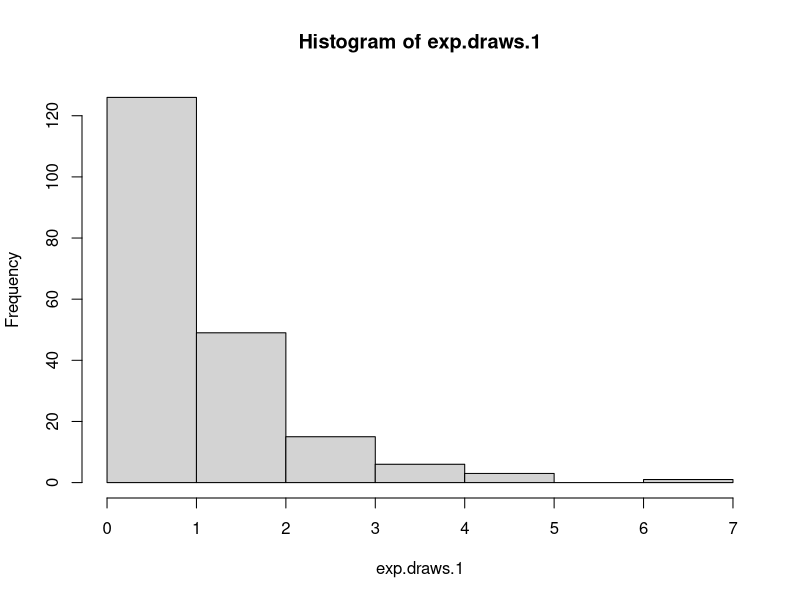
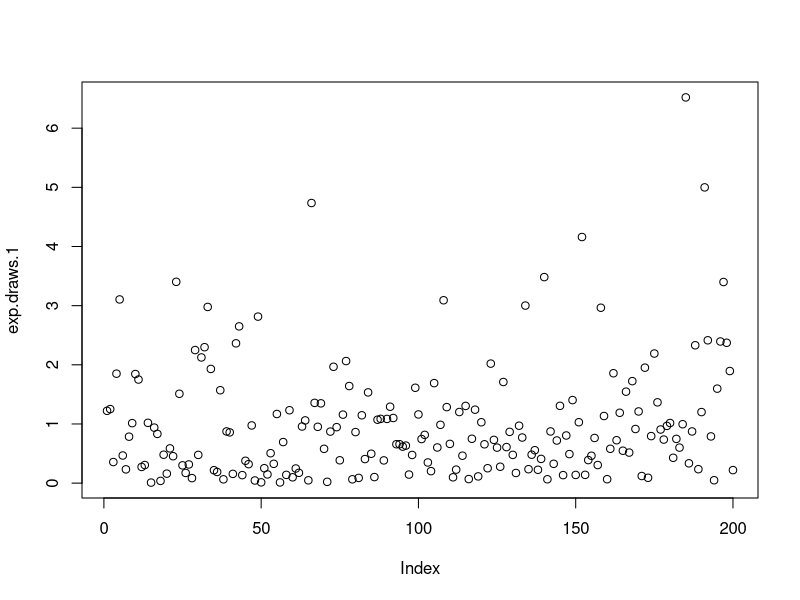
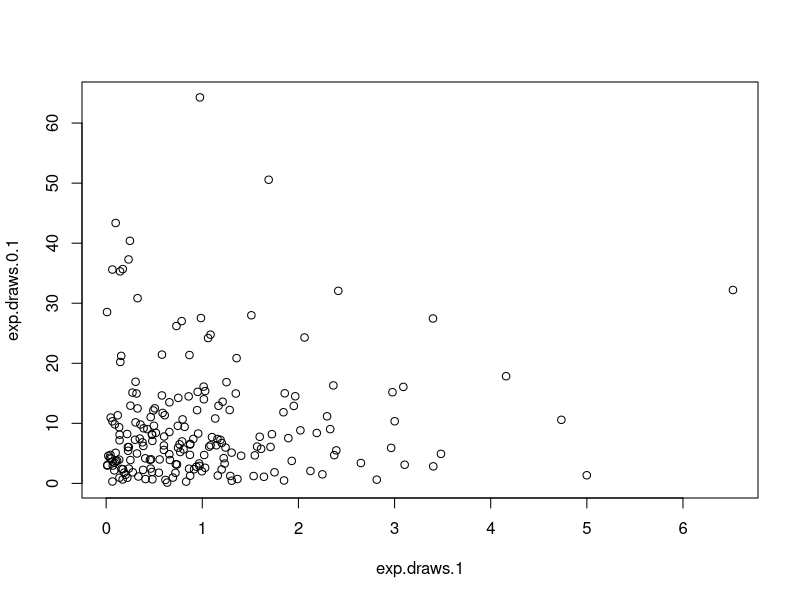
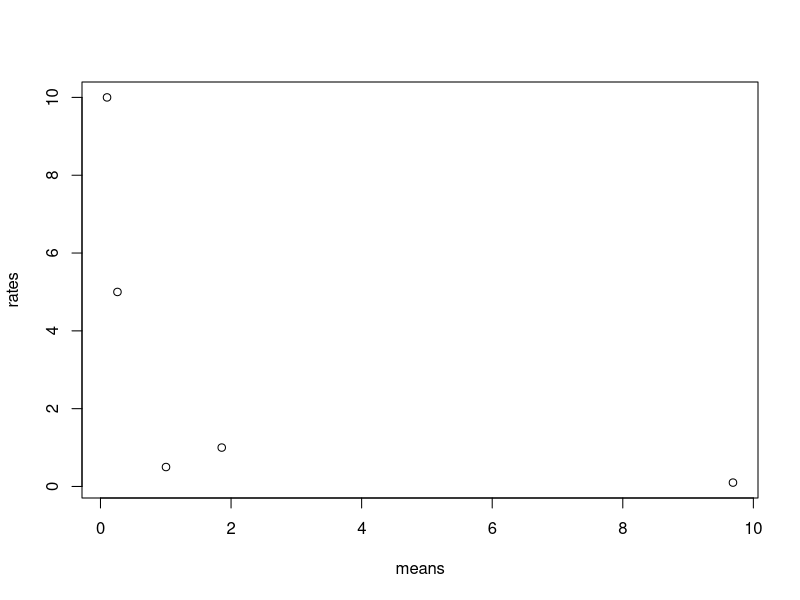
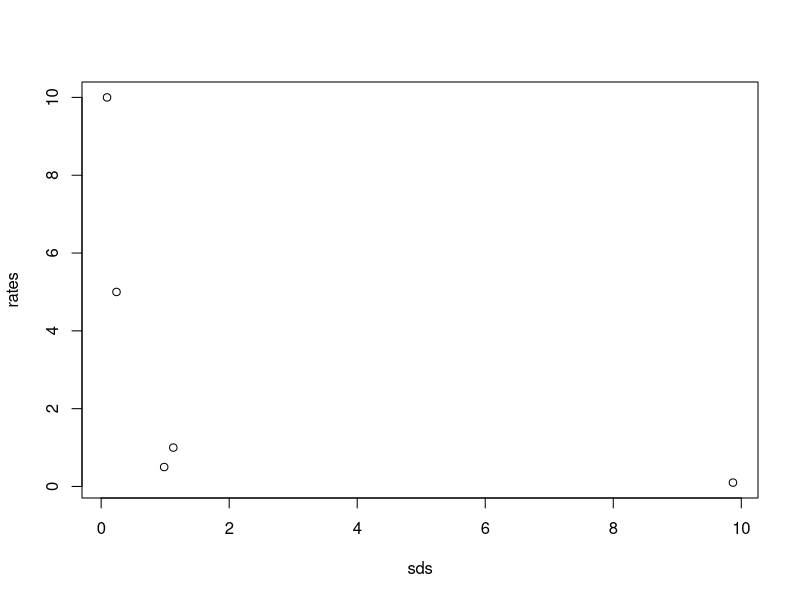
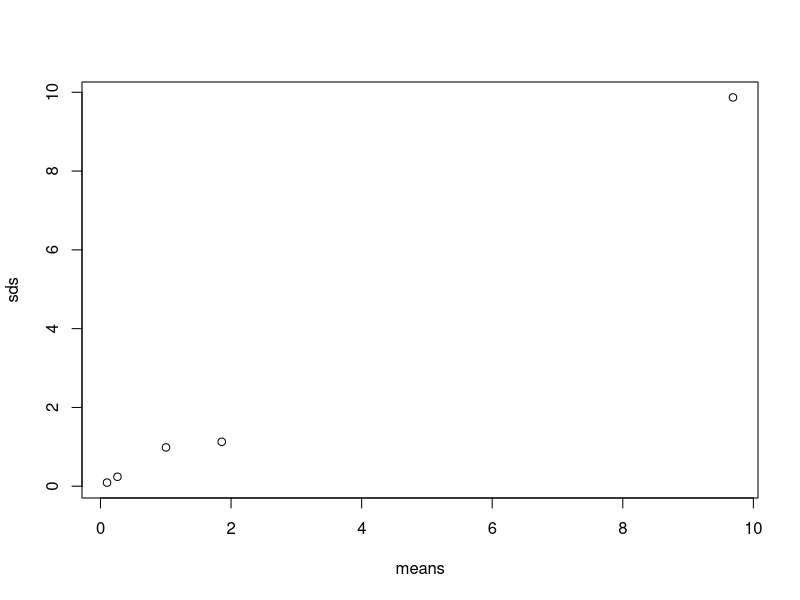
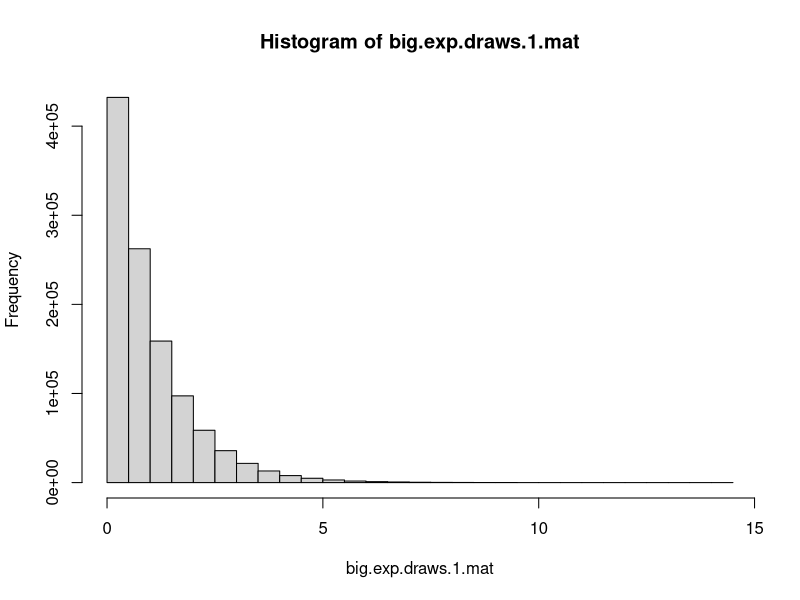

These figures' R source, in order:
## ---- chunk 1
exp.draws.1 = rexp(n=200)
mean(exp.draws.1)
sd(exp.draws.1)
## ---- chunk 2
exp.draws.0.1 = rexp(n=200, rate=0.1)
mean(exp.draws.0.1)
sd(exp.draws.0.1)
## ---- chunk 3
exp.draws.0.5 = rexp(n=10, rate=0.5)
mean(exp.draws.0.5)
sd(exp.draws.0.5)
## ---- chunk 4
exp.draws.5 = rexp(n=10, rate=5)
mean(exp.draws.5)
sd(exp.draws.5)
## ---- chunk 5
exp.draws.10 = rexp(n=10, rate=10)
mean(exp.draws.10)
sd(exp.draws.10)
## ---- chunk 6
hist(exp.draws.1)
## ---- chunk 7
plot(exp.draws.1)
## ---- chunk 8
plot(exp.draws.1, exp.draws.0.1)
## ---- chunk 9
means = c(mean(exp.draws.0.1), mean(exp.draws.0.5), mean(exp.draws.1), mean(exp.draws.5), mean(exp.draws.10))
rates = c(0.1, 1, 0.5, 5, 10)
sds = c(sd(exp.draws.0.1), sd(exp.draws.0.5), sd(exp.draws.1), sd(exp.draws.5), sd(exp.draws.10))
## ---- chunk 10
plot(means, rates)
## ---- chunk 11
plot(sds, rates)
## ---- chunk 12
plot(means, sds)
## ---- chunk 13
big.exp.draws.1=(rexp(n=1100000))
mean(big.exp.draws.1)
sd(big.exp.draws.1)
## ---- chunk 14
mbto= mean(big.exp.draws.1[which(big.exp.draws.1>1)])
## ---- chunk 15
?matrix
## ---- chunk 16
big.exp.draws.1.mat = matrix(big.exp.draws.1,1100,1000)
dim(big.exp.draws.1.mat)
hist(big.exp.draws.1.mat)
## ---- chunk 17
?apply
## ---- chunk 18
x <- cbind(x1 = 3, x2 = c(4:1, 2:5))
dimnames(x)[[1]] <- letters[1:8]
apply(x, 2, mean, trim = .2)
col.sums <- apply(x, 2, sum)
row.sums <- apply(x, 1, sum)
rbind(cbind(x, Rtot = row.sums), Ctot = c(col.sums, sum(col.sums)))

stopifnot( apply(x, 2, is.vector))
## ---- chunk 19
sample.means <- colMeans(big.exp.draws.1.mat)
